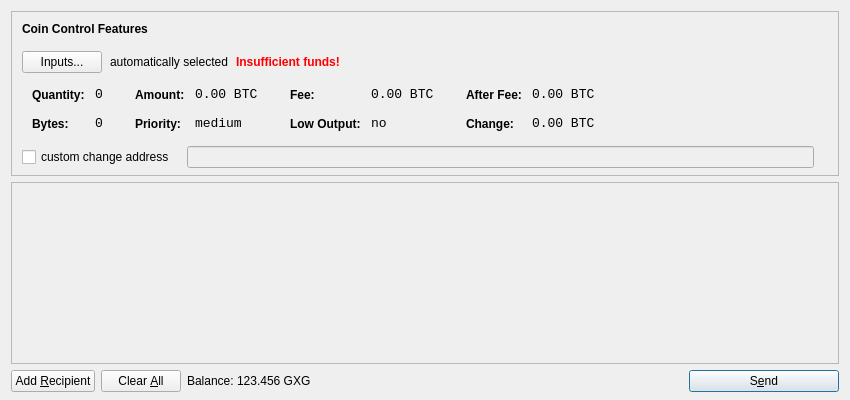
<?xml version="1.0" encoding="UTF-8"?>
<ui version="4.0">
 <class>SendCoinsDialog</class>
 <widget class="QDialog" name="SendCoinsDialog">
  <property name="geometry">
   <rect>
    <x>0</x>
    <y>0</y>
    <width>850</width>
    <height>400</height>
   </rect>
  </property>
  <property name="windowTitle">
   <string>Send Coins</string>
  </property>
  <layout class="QVBoxLayout" name="verticalLayout" stretch="0,1,0">
   <property name="bottomMargin">
    <number>8</number>
   </property>
   <item>
    <widget class="QFrame" name="frameCoinControl">
     <property name="sizePolicy">
      <sizepolicy hsizetype="Expanding" vsizetype="Expanding">
       <horstretch>0</horstretch>
       <verstretch>0</verstretch>
      </sizepolicy>
     </property>
     <property name="maximumSize">
      <size>
       <width>16777215</width>
       <height>16777215</height>
      </size>
     </property>
     <property name="frameShape">
      <enum>QFrame::StyledPanel</enum>
     </property>
     <property name="frameShadow">
      <enum>QFrame::Sunken</enum>
     </property>
     <layout class="QVBoxLayout" name="verticalLayoutCoinControl2">
      <property name="spacing">
       <number>-1</number>
      </property>
      <property name="leftMargin">
       <number>0</number>
      </property>
      <property name="topMargin">
       <number>0</number>
      </property>
      <property name="rightMargin">
       <number>0</number>
      </property>
      <property name="bottomMargin">
       <number>6</number>
      </property>
      <item>
       <layout class="QVBoxLayout" name="verticalLayoutCoinControl" stretch="0,0,0,0,1">
        <property name="spacing">
         <number>0</number>
        </property>
        <property name="leftMargin">
         <number>10</number>
        </property>
        <property name="topMargin">
         <number>10</number>
        </property>
        <item>
         <layout class="QHBoxLayout" name="horizontalLayoutCoinControl1">
          <property name="bottomMargin">
           <number>15</number>
          </property>
          <item>
           <widget class="QLabel" name="labelCoinControlFeatures">
            <property name="sizePolicy">
             <sizepolicy hsizetype="Preferred" vsizetype="Maximum">
              <horstretch>0</horstretch>
              <verstretch>0</verstretch>
             </sizepolicy>
            </property>
            <property name="font">
             <font>
              <weight>75</weight>
              <bold>true</bold>
             </font>
            </property>
            <property name="styleSheet">
             <string notr="true">font-weight:bold;</string>
            </property>
            <property name="text">
             <string>Coin Control Features</string>
            </property>
           </widget>
          </item>
         </layout>
        </item>
        <item>
         <layout class="QHBoxLayout" name="horizontalLayoutCoinControl2" stretch="0,0,0,0">
          <property name="spacing">
           <number>8</number>
          </property>
          <property name="bottomMargin">
           <number>10</number>
          </property>
          <item>
           <widget class="QPushButton" name="pushButtonCoinControl">
            <property name="styleSheet">
             <string notr="true"/>
            </property>
            <property name="text">
             <string>Inputs...</string>
            </property>
           </widget>
          </item>
          <item>
           <widget class="QLabel" name="labelCoinControlAutomaticallySelected">
            <property name="text">
             <string>automatically selected</string>
            </property>
            <property name="margin">
             <number>5</number>
            </property>
           </widget>
          </item>
          <item>
           <widget class="QLabel" name="labelCoinControlInsuffFunds">
            <property name="font">
             <font>
              <weight>75</weight>
              <bold>true</bold>
             </font>
            </property>
            <property name="styleSheet">
             <string notr="true">color:red;font-weight:bold;</string>
            </property>
            <property name="text">
             <string>Insufficient funds!</string>
            </property>
            <property name="margin">
             <number>5</number>
            </property>
           </widget>
          </item>
          <item>
           <spacer name="horizontalSpacerCoinControl">
            <property name="orientation">
             <enum>Qt::Horizontal</enum>
            </property>
            <property name="sizeHint" stdset="0">
             <size>
              <width>40</width>
              <height>1</height>
             </size>
            </property>
           </spacer>
          </item>
         </layout>
        </item>
        <item>
         <widget class="QWidget" name="widgetCoinControl" native="true">
          <property name="sizePolicy">
           <sizepolicy hsizetype="Preferred" vsizetype="Preferred">
            <horstretch>0</horstretch>
            <verstretch>0</verstretch>
           </sizepolicy>
          </property>
          <property name="minimumSize">
           <size>
            <width>0</width>
            <height>0</height>
           </size>
          </property>
          <property name="styleSheet">
           <string notr="true"/>
          </property>
          <layout class="QHBoxLayout" name="horizontalLayoutCoinControl5">
           <property name="margin">
            <number>0</number>
           </property>
           <item>
            <layout class="QHBoxLayout" name="horizontalLayoutCoinControl3" stretch="0,0,0,1">
             <property name="spacing">
              <number>20</number>
             </property>
             <property name="topMargin">
              <number>0</number>
             </property>
             <property name="bottomMargin">
              <number>10</number>
             </property>
             <item>
              <layout class="QFormLayout" name="formLayoutCoinControl1">
               <property name="horizontalSpacing">
                <number>10</number>
               </property>
               <property name="verticalSpacing">
                <number>14</number>
               </property>
               <property name="leftMargin">
                <number>10</number>
               </property>
               <property name="topMargin">
                <number>4</number>
               </property>
               <property name="rightMargin">
                <number>6</number>
               </property>
               <item row="0" column="0">
                <widget class="QLabel" name="labelCoinControlQuantityText">
                 <property name="styleSheet">
                  <string notr="true">font-weight:bold;</string>
                 </property>
                 <property name="text">
                  <string>Quantity:</string>
                 </property>
                 <property name="margin">
                  <number>0</number>
                 </property>
                </widget>
               </item>
               <item row="0" column="1">
                <widget class="QLabel" name="labelCoinControlQuantity">
                 <property name="font">
                  <font>
                   <family>Monospace</family>
                   <pointsize>10</pointsize>
                  </font>
                 </property>
                 <property name="cursor">
                  <cursorShape>IBeamCursor</cursorShape>
                 </property>
                 <property name="contextMenuPolicy">
                  <enum>Qt::ActionsContextMenu</enum>
                 </property>
                 <property name="text">
                  <string notr="true">0</string>
                 </property>
                 <property name="margin">
                  <number>0</number>
                 </property>
                 <property name="textInteractionFlags">
                  <set>Qt::LinksAccessibleByMouse|Qt::TextSelectableByKeyboard|Qt::TextSelectableByMouse</set>
                 </property>
                </widget>
               </item>
               <item row="1" column="0">
                <widget class="QLabel" name="labelCoinControlBytesText">
                 <property name="styleSheet">
                  <string notr="true">font-weight:bold;</string>
                 </property>
                 <property name="text">
                  <string>Bytes:</string>
                 </property>
                </widget>
               </item>
               <item row="1" column="1">
                <widget class="QLabel" name="labelCoinControlBytes">
                 <property name="font">
                  <font>
                   <family>Monospace</family>
                   <pointsize>10</pointsize>
                  </font>
                 </property>
                 <property name="cursor">
                  <cursorShape>IBeamCursor</cursorShape>
                 </property>
                 <property name="contextMenuPolicy">
                  <enum>Qt::ActionsContextMenu</enum>
                 </property>
                 <property name="text">
                  <string notr="true">0</string>
                 </property>
                 <property name="textInteractionFlags">
                  <set>Qt::LinksAccessibleByMouse|Qt::TextSelectableByKeyboard|Qt::TextSelectableByMouse</set>
                 </property>
                </widget>
               </item>
              </layout>
             </item>
             <item>
              <layout class="QFormLayout" name="formLayoutCoinControl2">
               <property name="horizontalSpacing">
                <number>10</number>
               </property>
               <property name="verticalSpacing">
                <number>14</number>
               </property>
               <property name="leftMargin">
                <number>6</number>
               </property>
               <property name="topMargin">
                <number>4</number>
               </property>
               <property name="rightMargin">
                <number>6</number>
               </property>
               <item row="0" column="0">
                <widget class="QLabel" name="labelCoinControlAmountText">
                 <property name="styleSheet">
                  <string notr="true">font-weight:bold;</string>
                 </property>
                 <property name="text">
                  <string>Amount:</string>
                 </property>
                 <property name="margin">
                  <number>0</number>
                 </property>
                </widget>
               </item>
               <item row="0" column="1">
                <widget class="QLabel" name="labelCoinControlAmount">
                 <property name="font">
                  <font>
                   <family>Monospace</family>
                   <pointsize>10</pointsize>
                  </font>
                 </property>
                 <property name="cursor">
                  <cursorShape>IBeamCursor</cursorShape>
                 </property>
                 <property name="contextMenuPolicy">
                  <enum>Qt::ActionsContextMenu</enum>
                 </property>
                 <property name="text">
                  <string notr="true">0.00 BTC</string>
                 </property>
                 <property name="textInteractionFlags">
                  <set>Qt::LinksAccessibleByMouse|Qt::TextSelectableByKeyboard|Qt::TextSelectableByMouse</set>
                 </property>
                </widget>
               </item>
               <item row="1" column="0">
                <widget class="QLabel" name="labelCoinControlPriorityText">
                 <property name="styleSheet">
                  <string notr="true">font-weight:bold;</string>
                 </property>
                 <property name="text">
                  <string>Priority:</string>
                 </property>
                </widget>
               </item>
               <item row="1" column="1">
                <widget class="QLabel" name="labelCoinControlPriority">
                 <property name="font">
                  <font>
                   <family>Monospace</family>
                   <pointsize>10</pointsize>
                  </font>
                 </property>
                 <property name="cursor">
                  <cursorShape>IBeamCursor</cursorShape>
                 </property>
                 <property name="contextMenuPolicy">
                  <enum>Qt::ActionsContextMenu</enum>
                 </property>
                 <property name="text">
                  <string>medium</string>
                 </property>
                 <property name="textInteractionFlags">
                  <set>Qt::LinksAccessibleByMouse|Qt::TextSelectableByKeyboard|Qt::TextSelectableByMouse</set>
                 </property>
                </widget>
               </item>
              </layout>
             </item>
             <item>
              <layout class="QFormLayout" name="formLayoutCoinControl3">
               <property name="horizontalSpacing">
                <number>10</number>
               </property>
               <property name="verticalSpacing">
                <number>14</number>
               </property>
               <property name="leftMargin">
                <number>6</number>
               </property>
               <property name="topMargin">
                <number>4</number>
               </property>
               <property name="rightMargin">
                <number>6</number>
               </property>
               <item row="0" column="0">
                <widget class="QLabel" name="labelCoinControlFeeText">
                 <property name="styleSheet">
                  <string notr="true">font-weight:bold;</string>
                 </property>
                 <property name="text">
                  <string>Fee:</string>
                 </property>
                 <property name="margin">
                  <number>0</number>
                 </property>
                </widget>
               </item>
               <item row="0" column="1">
                <widget class="QLabel" name="labelCoinControlFee">
                 <property name="font">
                  <font>
                   <family>Monospace</family>
                   <pointsize>10</pointsize>
                  </font>
                 </property>
                 <property name="cursor">
                  <cursorShape>IBeamCursor</cursorShape>
                 </property>
                 <property name="contextMenuPolicy">
                  <enum>Qt::ActionsContextMenu</enum>
                 </property>
                 <property name="text">
                  <string notr="true">0.00 BTC</string>
                 </property>
                 <property name="textInteractionFlags">
                  <set>Qt::LinksAccessibleByMouse|Qt::TextSelectableByKeyboard|Qt::TextSelectableByMouse</set>
                 </property>
                </widget>
               </item>
               <item row="1" column="0">
                <widget class="QLabel" name="labelCoinControlLowOutputText">
                 <property name="styleSheet">
                  <string notr="true">font-weight:bold;</string>
                 </property>
                 <property name="text">
                  <string>Low Output:</string>
                 </property>
                </widget>
               </item>
               <item row="1" column="1">
                <widget class="QLabel" name="labelCoinControlLowOutput">
                 <property name="font">
                  <font>
                   <family>Monospace</family>
                   <pointsize>10</pointsize>
                  </font>
                 </property>
                 <property name="cursor">
                  <cursorShape>IBeamCursor</cursorShape>
                 </property>
                 <property name="contextMenuPolicy">
                  <enum>Qt::ActionsContextMenu</enum>
                 </property>
                 <property name="text">
                  <string>no</string>
                 </property>
                 <property name="textInteractionFlags">
                  <set>Qt::LinksAccessibleByMouse|Qt::TextSelectableByKeyboard|Qt::TextSelectableByMouse</set>
                 </property>
                </widget>
               </item>
              </layout>
             </item>
             <item>
              <layout class="QFormLayout" name="formLayoutCoinControl4">
               <property name="horizontalSpacing">
                <number>10</number>
               </property>
               <property name="verticalSpacing">
                <number>14</number>
               </property>
               <property name="leftMargin">
                <number>6</number>
               </property>
               <property name="topMargin">
                <number>4</number>
               </property>
               <property name="rightMargin">
                <number>6</number>
               </property>
               <item row="0" column="0">
                <widget class="QLabel" name="labelCoinControlAfterFeeText">
                 <property name="styleSheet">
                  <string notr="true">font-weight:bold;</string>
                 </property>
                 <property name="text">
                  <string>After Fee:</string>
                 </property>
                 <property name="margin">
                  <number>0</number>
                 </property>
                </widget>
               </item>
               <item row="0" column="1">
                <widget class="QLabel" name="labelCoinControlAfterFee">
                 <property name="font">
                  <font>
                   <family>Monospace</family>
                   <pointsize>10</pointsize>
                  </font>
                 </property>
                 <property name="cursor">
                  <cursorShape>IBeamCursor</cursorShape>
                 </property>
                 <property name="contextMenuPolicy">
                  <enum>Qt::ActionsContextMenu</enum>
                 </property>
                 <property name="text">
                  <string notr="true">0.00 BTC</string>
                 </property>
                 <property name="textInteractionFlags">
                  <set>Qt::LinksAccessibleByMouse|Qt::TextSelectableByKeyboard|Qt::TextSelectableByMouse</set>
                 </property>
                </widget>
               </item>
               <item row="1" column="0">
                <widget class="QLabel" name="labelCoinControlChangeText">
                 <property name="styleSheet">
                  <string notr="true">font-weight:bold;</string>
                 </property>
                 <property name="text">
                  <string>Change:</string>
                 </property>
                </widget>
               </item>
               <item row="1" column="1">
                <widget class="QLabel" name="labelCoinControlChange">
                 <property name="font">
                  <font>
                   <family>Monospace</family>
                   <pointsize>10</pointsize>
                  </font>
                 </property>
                 <property name="cursor">
                  <cursorShape>IBeamCursor</cursorShape>
                 </property>
                 <property name="contextMenuPolicy">
                  <enum>Qt::ActionsContextMenu</enum>
                 </property>
                 <property name="text">
                  <string notr="true">0.00 BTC</string>
                 </property>
                 <property name="textInteractionFlags">
                  <set>Qt::LinksAccessibleByMouse|Qt::TextSelectableByKeyboard|Qt::TextSelectableByMouse</set>
                 </property>
                </widget>
               </item>
              </layout>
             </item>
            </layout>
           </item>
          </layout>
         </widget>
        </item>
        <item>
         <layout class="QHBoxLayout" name="horizontalLayoutCoinControl4" stretch="0,0,0">
          <property name="spacing">
           <number>12</number>
          </property>
          <property name="sizeConstraint">
           <enum>QLayout::SetDefaultConstraint</enum>
          </property>
          <property name="topMargin">
           <number>5</number>
          </property>
          <property name="rightMargin">
           <number>5</number>
          </property>
          <item>
           <widget class="QCheckBox" name="checkBoxCoinControlChange">
            <property name="text">
             <string>custom change address</string>
            </property>
           </widget>
          </item>
          <item>
           <widget class="QLineEdit" name="lineEditCoinControlChange">
            <property name="enabled">
             <bool>false</bool>
            </property>
            <property name="sizePolicy">
             <sizepolicy hsizetype="Expanding" vsizetype="Fixed">
              <horstretch>0</horstretch>
              <verstretch>0</verstretch>
             </sizepolicy>
            </property>
           </widget>
          </item>
          <item>
           <widget class="QLabel" name="labelCoinControlChangeLabel">
            <property name="sizePolicy">
             <sizepolicy hsizetype="Preferred" vsizetype="Expanding">
              <horstretch>0</horstretch>
              <verstretch>0</verstretch>
             </sizepolicy>
            </property>
            <property name="minimumSize">
             <size>
              <width>0</width>
              <height>0</height>
             </size>
            </property>
            <property name="text">
             <string/>
            </property>
            <property name="margin">
             <number>3</number>
            </property>
           </widget>
          </item>
         </layout>
        </item>
        <item>
         <spacer name="verticalSpacerCoinControl">
          <property name="orientation">
           <enum>Qt::Vertical</enum>
          </property>
          <property name="sizeHint" stdset="0">
           <size>
            <width>800</width>
            <height>1</height>
           </size>
          </property>
         </spacer>
        </item>
       </layout>
      </item>
     </layout>
    </widget>
   </item>
   <item>
    <widget class="QScrollArea" name="scrollArea">
     <property name="widgetResizable">
      <bool>true</bool>
     </property>
     <widget class="QWidget" name="scrollAreaWidgetContents">
      <property name="geometry">
       <rect>
        <x>0</x>
        <y>0</y>
        <width>830</width>
        <height>165</height>
       </rect>
      </property>
      <layout class="QVBoxLayout" name="verticalLayout_2">
       <property name="margin">
        <number>0</number>
       </property>
       <item>
        <layout class="QVBoxLayout" name="entries">
         <property name="spacing">
          <number>6</number>
         </property>
        </layout>
       </item>
       <item>
        <spacer name="verticalSpacer">
         <property name="orientation">
          <enum>Qt::Vertical</enum>
         </property>
         <property name="sizeHint" stdset="0">
          <size>
           <width>20</width>
           <height>40</height>
          </size>
         </property>
        </spacer>
       </item>
      </layout>
     </widget>
    </widget>
   </item>
   <item>
    <layout class="QHBoxLayout" name="horizontalLayout">
     <item>
      <widget class="QPushButton" name="addButton">
       <property name="toolTip">
        <string>Send to multiple recipients at once</string>
       </property>
       <property name="text">
        <string>Add &amp;Recipient</string>
       </property>
       <property name="icon">
        <iconset resource="../bitcoin.qrc">
         <normaloff>:/icons/add</normaloff>:/icons/add</iconset>
       </property>
       <property name="autoDefault">
        <bool>false</bool>
       </property>
      </widget>
     </item>
     <item>
      <widget class="QPushButton" name="clearButton">
       <property name="sizePolicy">
        <sizepolicy hsizetype="Minimum" vsizetype="Fixed">
         <horstretch>0</horstretch>
         <verstretch>0</verstretch>
        </sizepolicy>
       </property>
       <property name="toolTip">
        <string>Remove all transaction fields</string>
       </property>
       <property name="text">
        <string>Clear &amp;All</string>
       </property>
       <property name="icon">
        <iconset resource="../bitcoin.qrc">
         <normaloff>:/icons/remove</normaloff>:/icons/remove</iconset>
       </property>
       <property name="autoRepeatDelay">
        <number>300</number>
       </property>
       <property name="autoDefault">
        <bool>false</bool>
       </property>
      </widget>
     </item>
     <item>
      <layout class="QHBoxLayout" name="horizontalLayout_2">
       <property name="spacing">
        <number>3</number>
       </property>
       <item>
        <widget class="QLabel" name="label">
         <property name="text">
          <string>Balance:</string>
         </property>
        </widget>
       </item>
       <item>
        <widget class="QLabel" name="labelBalance">
         <property name="cursor">
          <cursorShape>IBeamCursor</cursorShape>
         </property>
         <property name="text">
          <string>123.456 GXG</string>
         </property>
         <property name="textInteractionFlags">
          <set>Qt::LinksAccessibleByMouse|Qt::TextSelectableByKeyboard|Qt::TextSelectableByMouse</set>
         </property>
        </widget>
       </item>
      </layout>
     </item>
     <item>
      <spacer name="horizontalSpacer">
       <property name="orientation">
        <enum>Qt::Horizontal</enum>
       </property>
       <property name="sizeHint" stdset="0">
        <size>
         <width>40</width>
         <height>20</height>
        </size>
       </property>
      </spacer>
     </item>
     <item>
      <widget class="QPushButton" name="sendButton">
       <property name="minimumSize">
        <size>
         <width>150</width>
         <height>0</height>
        </size>
       </property>
       <property name="toolTip">
        <string>Confirm the send action</string>
       </property>
       <property name="text">
        <string>S&amp;end</string>
       </property>
       <property name="icon">
        <iconset resource="../bitcoin.qrc">
         <normaloff>:/icons/send</normaloff>:/icons/send</iconset>
       </property>
       <property name="default">
        <bool>true</bool>
       </property>
      </widget>
     </item>
    </layout>
   </item>
  </layout>
 </widget>
 <resources>
  <include location="../bitcoin.qrc"/>
 </resources>
 <connections/>
</ui>
